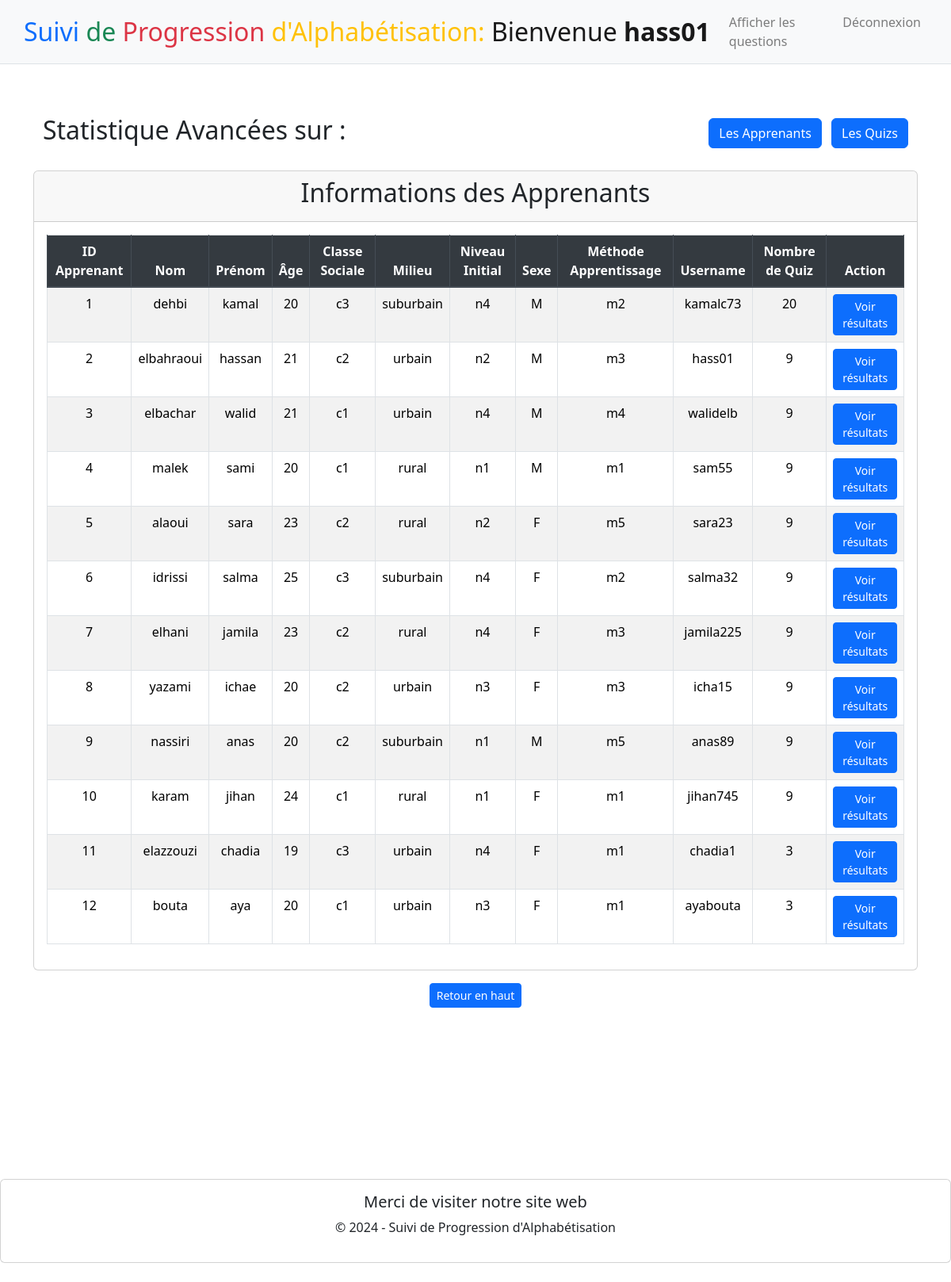
Page /mainAdmin (signed in) on the committed database.
### tables this page shows
CREATE TABLE user (
    id INTEGER PRIMARY KEY AUTOINCREMENT,
    username VARCHAR(25) NOT NULL UNIQUE,
    password VARCHAR(25) NOT NULL,
    type VARCHAR(10) NOT NULL
);

CREATE TABLE apprenant (
    id INTEGER PRIMARY KEY AUTOINCREMENT,
    nom TEXT NOT NULL,
    prenom TEXT NOT NULL,
    age INTEGER DEFAULT NULL,
    classe_sociale TEXT DEFAULT NULL,
    milieu TEXT DEFAULT NULL,
    niveau_initial TEXT DEFAULT NULL,
    sexe TEXT DEFAULT NULL,
    methodeApprentissage TEXT DEFAULT NULL,
    id_user INTEGER DEFAULT NULL,
    FOREIGN KEY (id_user) REFERENCES user(id)
);

### app.py (the view)
@app.route("/mainAdmin", methods=["GET"])
def mainAdmin():
    if request.method == "GET" and 'user_id' in session:
        conn = sqlite3.connect('database.db')
        cursor = conn.cursor()
        cursor.execute('''
            SELECT a.id, nom, prenom, age, classe_sociale, milieu,
                   niveau_initial, sexe, methodeApprentissage, u.username,
                   COUNT(q.id) AS quiz_count, u.id
            FROM apprenant a
            JOIN user u ON a.id_user = u.id
            LEFT JOIN quiz q ON a.id_user = q.id_user
            GROUP BY a.id, nom, prenom, age, classe_sociale, milieu,
                     niveau_initial, sexe, methodeApprentissage, u.username
        ''')
        apprenant = cursor.fetchall()
        cursor.execute("SELECT username FROM user WHERE id = ?", (session['user_id'],))
        username = cursor.fetchone()
        conn.close()
        return render_template("MainAdmin.html", apprenant=apprenant, username=username[0])
    else:
        return redirect(url_for('home'))

### templates/MainAdmin.html (shortened to what this page needs)
{% extends "layout.html" %}
{% block navLink %}
    <li class="nav-item">
        <a class="nav-link" href="{{ url_for('afficherQuestions') }}">Afficher les questions</a>
    </li>
{% endblock %}
{% block welcome %}
    <span>Bienvenue <b>{{ username }}</b></span>
{% endblock %}
{% block main %}
    <div class="container-fluid">
        <div class="row justify-content-between align-items-center mt-3">
            <div class="col">
                <h2 id="statistiques" class="text-left">Statistique Avancées sur :</h2>
            </div>
            <div class="col-auto">
                <a class="btn btn-primary me-2" href="{{ url_for('statistiquesAp') }}">Les Apprenants</a>
                <a class="btn btn-primary" href="{{ url_for('statistiquesQu') }}">Les Quizs</a>
            </div>
        </div>
    </div>
    <br>
    <div class="card">
        <div class="card-header">
            <h2>Informations des Apprenants</h2>
        </div>
        <div class="card-body">
            <table class="table table-striped table-bordered">
                <thead class="thead-dark">
                    <tr>
                        <th>ID Apprenant</th>
                        <th>Nom</th>
                        <th>Prénom</th>
                        <th>Âge</th>
                        <th>Classe Sociale</th>
                        <th>Milieu</th>
                        <th>Niveau Initial</th>
                        <th>Sexe</th>
                        <th>Méthode Apprentissage</th>
                        <th>Username</th>
                        <th>Nombre de Quiz</th>
                        <th>Action</th>
                    </tr>
                </thead>
                <tbody>
                    {% for row in apprenant %}
                    <tr>
                        <td>{{ row[0] }}</td>
                        <td>{{ row[1] }}</td>
                        <td>{{ row[2] }}</td>
                        <td>{{ row[3] }}</td>
                        <td>{{ row[4] }}</td>
                        <td>{{ row[5] }}</td>
                        <td>{{ row[6] }}</td>
                        <td>{{ row[7] }}</td>
                        <td>{{ row[8] }}</td>
                        <td>{{ row[9] }}</td>
                        <td>{{ row[10] }}</td>
                        <td>
                            <form action="{{ url_for('userResultat') }}" method="GET" style="display:inline;">
                                <button type="submit" class="btn btn-primary btn-sm">Voir résultats</button>
                            </form>
                        </td>
                    </tr>
                    {% endfor %}
                </tbody>
            </table>
        </div>
    </div>
    <div class="container-fluid">
        <div class="row justify-content-center align-items-center mt-3">
            <div class="col-auto">
                <a href="#statistiques" class="btn btn-primary btn-sm">Retour en haut</a>
            </div>
        </div>
    </div>
{% endblock %}

### rows in the picture
user: username "hass01"
apprenant: id "1", nom "dehbi", prenom "kamal", age "20", classe_sociale "c3", milieu "suburbain", niveau_initial "n4", sexe "M", methodeApprentissage "m2", username "kamalc73"
apprenant: id "2", nom "elbahraoui", prenom "hassan", age "21", classe_sociale "c2", milieu "urbain", niveau_initial "n2", sexe "M", methodeApprentissage "m3", username "hass01", row "9"
apprenant: id "3", nom "elbachar", prenom "walid", age "21", classe_sociale "c1", milieu "urbain", niveau_initial "n4", sexe "M", methodeApprentissage "m4", username "walidelb", row "9"
apprenant: id "4", nom "malek", prenom "sami", age "20", classe_sociale "c1", milieu "rural", niveau_initial "n1", sexe "M", methodeApprentissage "m1", username "sam55", row "9"
apprenant: id "5", nom "alaoui", prenom "sara", age "23", classe_sociale "c2", milieu "rural", niveau_initial "n2", sexe "F", methodeApprentissage "m5", username "sara23", row "9"
apprenant: id "6", nom "idrissi", prenom "salma", age "25", classe_sociale "c3", milieu "suburbain", niveau_initial "n4", sexe "F", methodeApprentissage "m2", username "salma32", row "9"
apprenant: id "7", nom "elhani", prenom "jamila", age "23", classe_sociale "c2", milieu "rural", niveau_initial "n4", sexe "F", methodeApprentissage "m3", username "jamila225", row "9"
apprenant: id "8", nom "yazami", prenom "ichae", age "20", classe_sociale "c2", milieu "urbain", niveau_initial "n3", sexe "F", methodeApprentissage "m3", username "icha15", id_user "9"
apprenant: id "9", nom "nassiri", prenom "anas", age "20", classe_sociale "c2", milieu "suburbain", niveau_initial "n1", sexe "M", methodeApprentissage "m5", username "anas89"
apprenant: id "10", nom "karam", prenom "jihan", age "24", classe_sociale "c1", milieu "rural", niveau_initial "n1", sexe "F", methodeApprentissage "m1", username "jihan745", row "9"
apprenant: id "11", nom "elazzouzi", prenom "chadia", age "19", classe_sociale "c3", milieu "urbain", niveau_initial "n4", sexe "F", methodeApprentissage "m1", username "chadia1", row "3"
apprenant: id "12", nom "bouta", prenom "aya", age "20", classe_sociale "c1", milieu "urbain", niveau_initial "n3", sexe "F", methodeApprentissage "m1", username "ayabouta", row "3"
